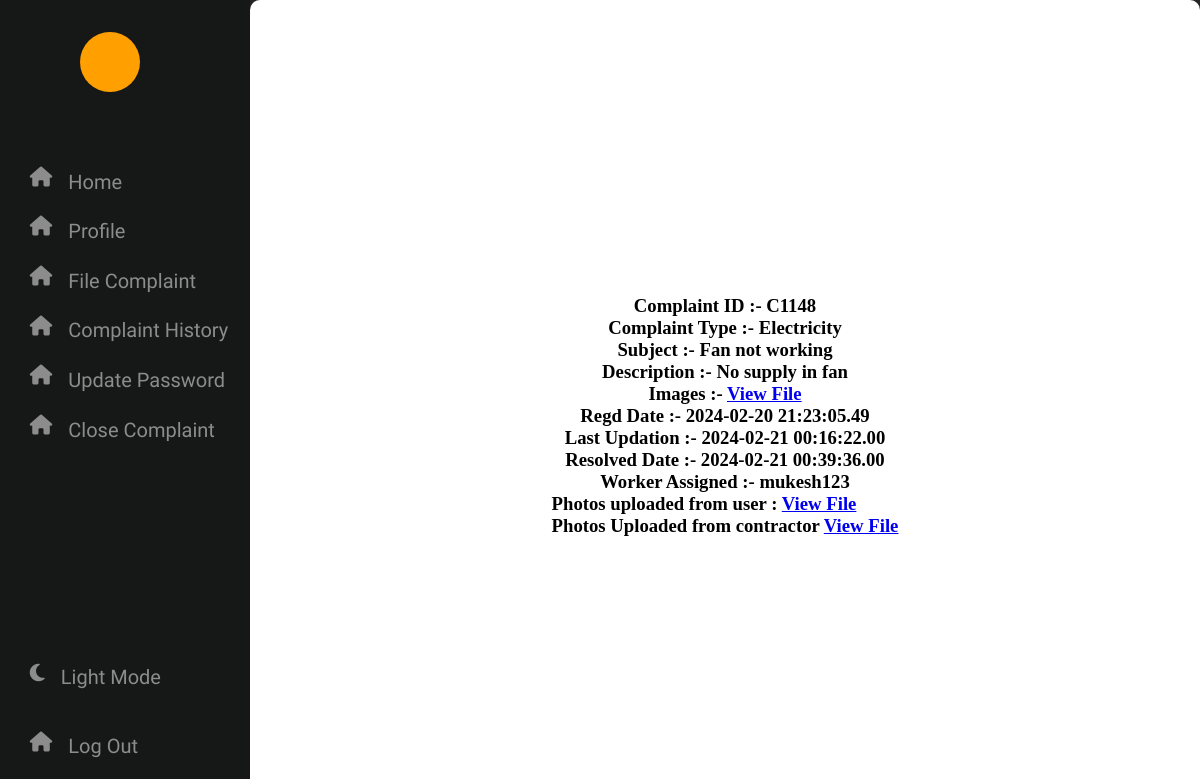
Page /php/ComplaintInfo.php?id=C1148 on the earlier database version.
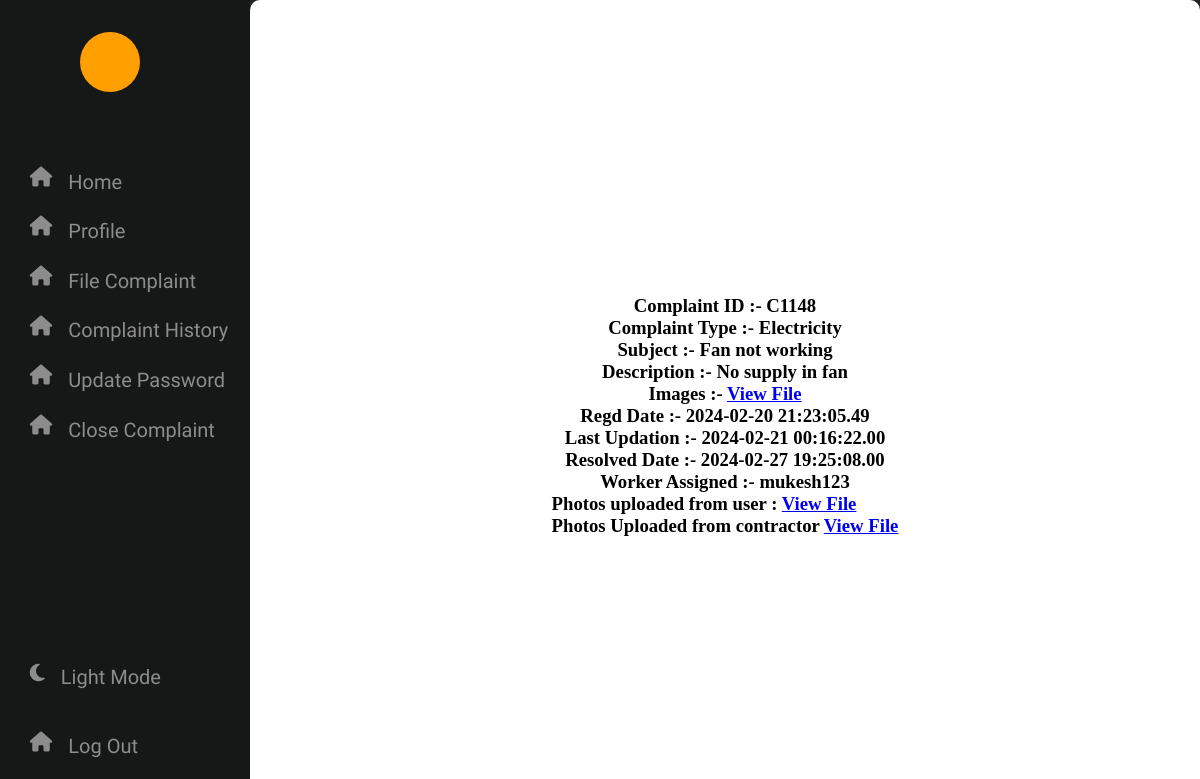
Same page on the later database version.
### tables this page shows
CREATE TABLE `complaints` (
  `username` varchar(50) NOT NULL,
  `complaint_id` varchar(10) NOT NULL,
  `complaint_type` varchar(20) NOT NULL,
  `subject` varchar(50) NOT NULL,
  `description` text NOT NULL,
  `folder` varchar(300) NOT NULL,
  `time` datetime(2) NOT NULL DEFAULT current_timestamp(2),
  `resolved_time` datetime(2) DEFAULT NULL,
  `last_updation` datetime(2) DEFAULT NULL,
  `worker_assigned` varchar(50) DEFAULT NULL
);

### php/ComplaintInfo.php (the view, shortened to what this page needs)
<html lang="en" dir="ltr">
  <head>
    <link rel="stylesheet" href="https://cdnjs.cloudflare.com/ajax/libs/font-awesome/6.5.1/css/all.min.css" />
   </head>
<body>
<div class="nav">
<div class="icon">
</div>
<div class="nav-content">
    <div>
        <i class="fa-solid fa-house"></i>
    </div>
    <div>
        <i class="fa-solid fa-house" ></i>
    </div>
    <div>
        <i class="fa-solid fa-house"></i>
    </div>
    <div>
        <i class="fa-solid fa-house" ></i>
    </div>
    <div>
        <i class="fa-solid fa-house" ></i>
    </div>
    <div>
        <i class="fa-solid fa-house" ></i>
    </div>
</div>
<div class="nav-content-down">
    <div onclick="toggle()" >
        <i class="fa-solid fa-moon" ></i>
    </div>
    <div>
        <i class="fa-solid fa-house"></i>
    </div>
</div>
</div>
<div class="content">
            <div class="complaintInfo">
                <?php
                    include 'config.php' ;
                    $complaint_id = $_GET['id'];
                    $sql = "select * from complaints where complaint_id = '$complaint_id'";
                    $result = $conn->query($sql);
                    if ($result->num_rows > 0) {
                        while ($row = $result->fetch_assoc()) {
                            $complaint_image = $row['folder'];
                    ?>
                    <h3>Complaint ID :- <?php  echo $row["complaint_id"];?><h3>
                    <h3>Complaint Type :- <?php  echo $row["complaint_type"];?><h3>
                    <h3>Subject :- <?php  echo $row["subject"];?><h3>
                    <h3>Description :- <?php  echo $row["description"];?><h3>
                    <h3>Images :- <a href = "<?php echo $row["folder"]?> " target="blank">View File</a><h3>
                    <h3>Regd Date :- <?php  echo $row["time"];?><h3>
                    <h3>Last Updation :- <?php  echo $row["last_updation"];?><h3>
                    <h3>Resolved Date :- <?php  echo $row["resolved_time"];?><h3>
                    <h3>Worker Assigned :- <?php  echo $row["worker_assigned"];?><h3>
                    <?php
                        }
                    }
                    ?>
                <div class="photos1">Photos uploaded from user :
                <a href = "<?php echo $complaint_image?> " target="blank">View File</a>
                </div>
                <?php
                    include 'config.php' ;
                    $complaint_id = $_GET['id'];
                    $sql = "select * from worker_action where complaint_id = '$complaint_id'";
                    $result = $conn->query($sql);
                    if ($result->num_rows > 0) {
                        while ($row = $result->fetch_assoc()) {
                            $final_image = $row['resolved_image'];
                        }
                    }
                    ?>
                <div class="photos2"> Photos Uploaded from contractor
                <a href = "<?php echo $final_image?> " target="blank">View File</a>
                </div>
            </div>
</div>
</body>
</html>

### php/ComplaintInfo.php (style rules this page uses)
:root { --background-color: #242424; --nav-background-color : #161717; --icon-color:#8C8C8C; --preview-background-color:#161717; --heading-color:white ; --font-color:white; --boxes-bg-color:#161717; --box-count-color: #242424; }
* { margin: 0; padding: 0; box-sizing: content-box; }
body { display: flex; }
.nav { width: 80px; height: 100vh; position: fixed; display: flex; flex-direction: column; justify-content: space-between; background-color: var(--nav-background-color); transition: 0.3s; }
.content { width: calc(100vw - 0vw ); background-color: var(--background-color); height: 100vh; display: flex; margin-left: 80px; transition: margin-left 0.3s; }
.nav i { font-size: 20px; color: #8C8C8C; }
.nav .icon { width: 60px; height: 60px; position: absolute; top: 20px; margin: 1vw 0vw 0vw 0.4vw; border-radius: 50%; display: flex; justify-content: center; align-items: center; color: var(--font-color); font-weight: 800; font-family: 'Biryani', sans-serif; background-color: #FF9F00; }
.nav-content { display: flex; flex-direction: column; overflow: hidden; gap: 1rem; position: relative; top: 10rem; }
.nav-content-down { display: flex; flex-direction: column; gap: 1rem; position: relative; overflow: hidden; bottom: 2rem; }
.nav-content div { width: 250px; padding-left: 25px; display: flex; gap: 1rem; margin-left: 0.3rem; justify-content: flex-start; align-items: center; border-radius: 10px 0px 0px 10px; }
.nav-content-down div { width: 250px; display: flex; margin-left: 0.3rem; gap: 1rem; justify-content: flex-start; align-items: center; height: 53px; padding-left: 25px; border-radius: 10px 0px 0px 10px; }
.complaintInfo { width: 100%; height: 100%; display: flex; flex-direction: column; justify-content: center; align-items: center; padding: 1rem; background-color: white; border-radius: 10px; color: black; }

Differences in the rows shown:
changed complaints "Electricity": resolved_time "2024-02-21 00:39:36.00" → "2024-02-27 19:25:08.00"
